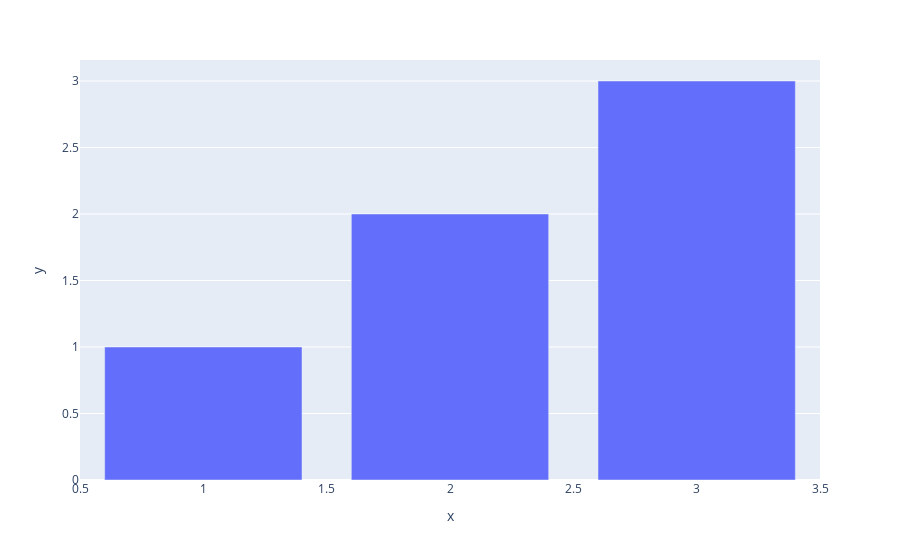

Notebook source saved alongside this figure:
### Markdown cell above
* Interactive, browser-based plotting library. 

* Usage:

    - Dashboard

    - Interactive ML visualizations

    - Time-series and 3D graphs

### Code cell
import plotly.express as px

fig = px.histogram(x=[1, 2, 3], y=[1, 2, 3])
fig.show()

### Figure 1 — Plotly figure (JSON) as saved in the notebook; plotly's stock layout.template omitted (floating-point values rounded to 4 significant figures)
{"data": [{"hovertemplate": "x=%{x}<br>y=%{y}<extra></extra>", "legendgroup": "", "marker": {"color": "#636efa", "pattern": {"shape": ""}}, "name": "", "orientation": "v", "showlegend": false, "textposition": "auto", "type": "bar", "x": [1, 2, 3], "xaxis": "x", "y": [1, 2, 3], "yaxis": "y"}], "layout": {"barmode": "relative", "legend": {"tracegroupgap": 0}, "margin": {"t": 60}, "xaxis": {"anchor": "y", "domain": [0, 1], "title": {"text": "x"}}, "yaxis": {"anchor": "x", "domain": [0, 1], "title": {"text": "y"}}}}
